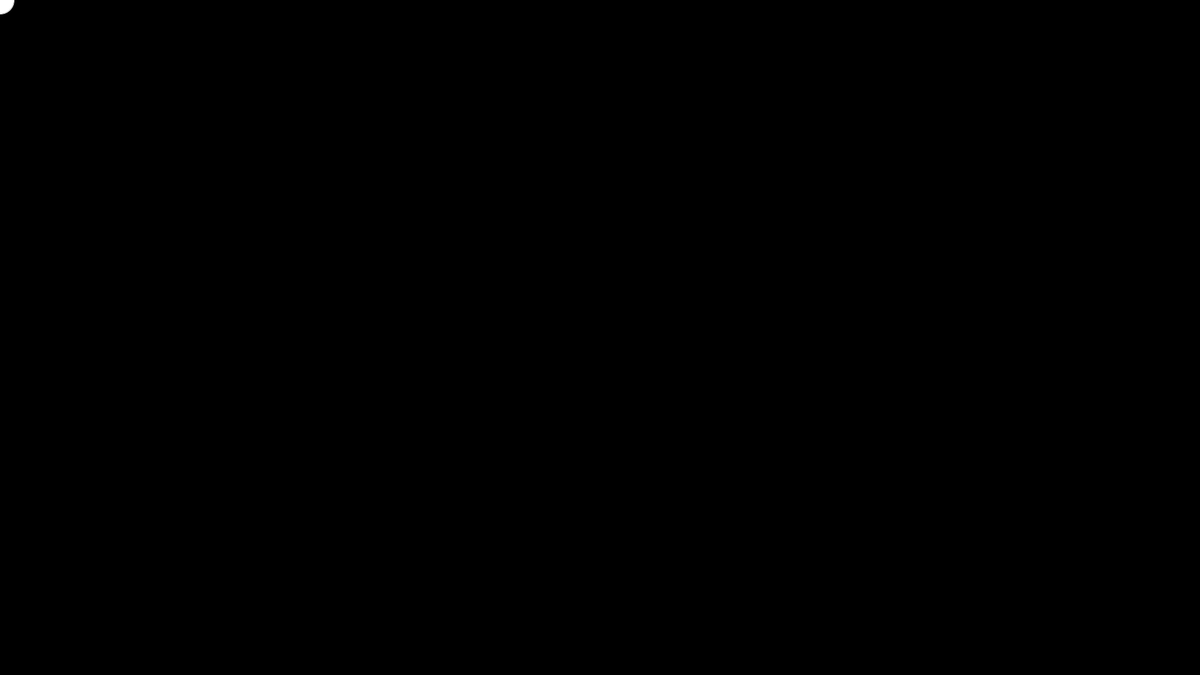
Frame 1 (no input)
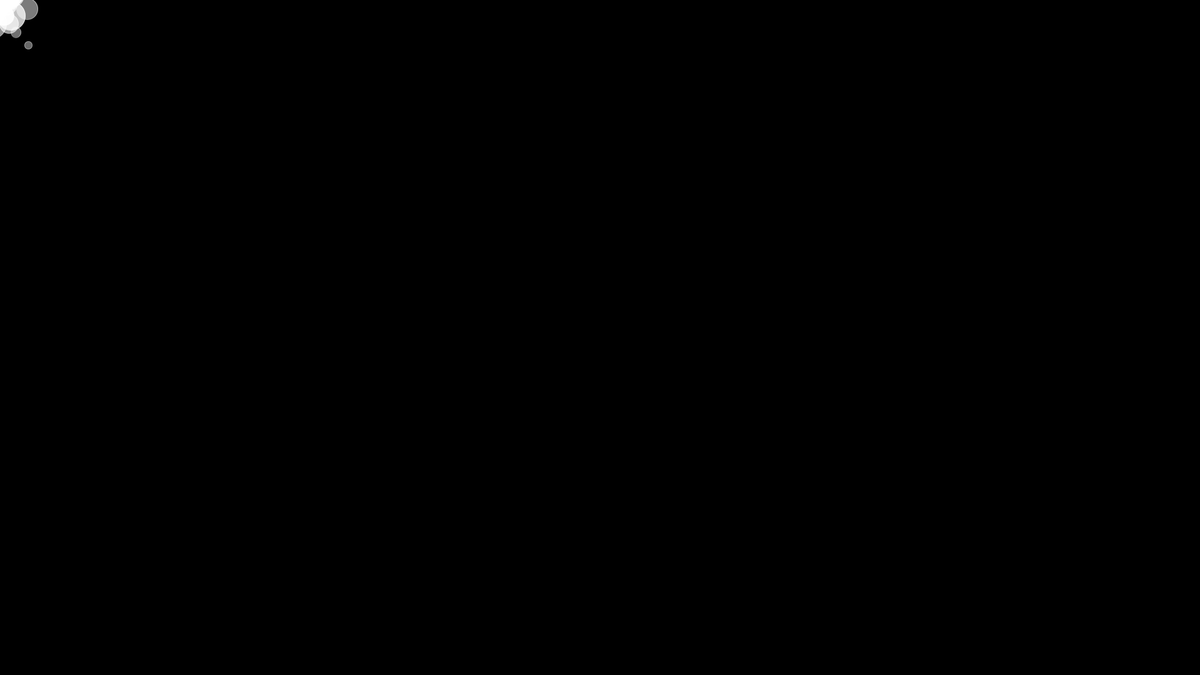
Frame 60 (the mouse pressed at the canvas centre just before this capture)
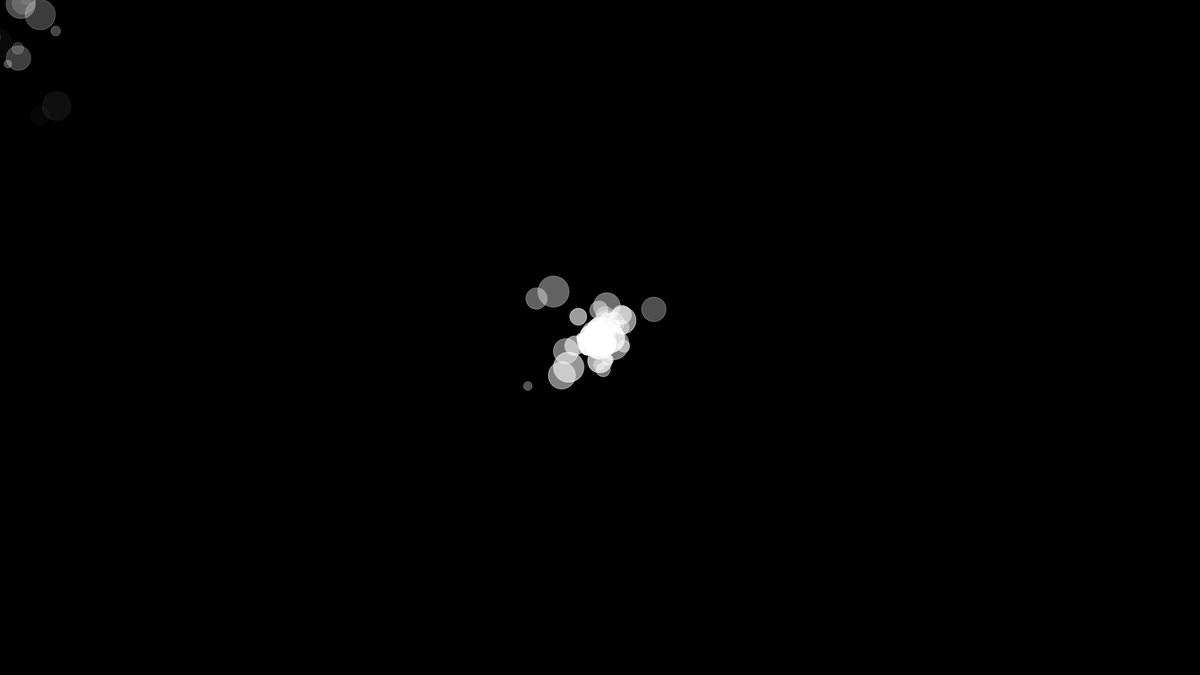
Frame 120 (the mouse held since frame 60 and released just before this capture)

The Processing sketch that drew these frames (run headless with seeded random() and noise(); from frame 60 on, the mouse is pressed at the canvas centre):

// Processing sketch: OOP_04_ParticleBrush
// ── OOP_04_ParticleBrush.pde
/*
OOP_04_ParticleBrush.pde
Author: Alexandros Lotsos
Summary: A sketch that uses our ParticleSystem class to give the user a particle brush. Simply maps a particle system
to mouseX, mouseY. The particle's lifespan has been tweaked to make them go away a bit faster.
*/

//define a particle system p1
ParticleSystem p1 = new ParticleSystem();

void setup(){
  size(1920, 1080);
  background(0);
}

void draw(){
  background(0); //refresh bg
  
  //update the position of the particle system to mouseX, mouseY
  p1.origin = new Vector2D(mouseX, mouseY);
  
  //add a particle every frame and run all the particles
  p1.addParticle();
  p1.run();
}

// ── Particle.pde
/*
Particle.pde
Author: Alexandros Lotsos
Summary: A simple particle class that gives every particle a position, velocity, acceleration, lifespan and color using Vector2D.
*/

class Particle{
  
  /* fields */
  //position velocity acceleration of the particle
  public Vector2D position = new Vector2D(0, 0);
  public Vector2D velocity = new Vector2D(random(-1, 1), random(-1, 1));
  public Vector2D acceleration = new Vector2D(random(-0.05, 0.05), random(-0.05, 0.05));
  
  public float radius = random(10, 50); //radius of the particles
  public float lifespan = 255; //lifespan of the particle tied to its alpha value (transparency)
  //consider adding a color to try and make your particles more customizable
  
  /* constructors: add new ones to customize your particle system */
  
  //blank constructor
  public Particle(){
    
  }
  
  //constructor that takes a position vector
  public Particle(Vector2D origin){
    this.position.x = origin.x;
    this.position.y = origin.y;
  }
  
  /* non-static methods */
  
  //method to move the particle
  void move(){
    velocity.add(acceleration);
    position.add(velocity);
    lifespan -= 3.0; //tweak the alpha value
  }
  
  //method to draw the particle
  void show(){
    stroke(255, lifespan);
    fill(255, lifespan);
    ellipse(position.x, position.y, radius, radius);
  }
  
  //method to check whether the particle is dead
  boolean isDead(){
    return (lifespan < 0.0);
  }
}

// ── ParticleSystem.pde
/*
ParticleSystem.pde
Author: Alexandros Lotsos
Summary: A class to provide a quick way to create multiple systems of particles in the same sketch without duplicating code.
Each ParticleSystem object is comprised of an arraylist of particles and implements methods to:
  (1)Show its particles
  (2)Move its particles
  (3)Check if a particle is dead and remove it from the arraylist
  (4)Add a particle to the arraylist
*/

class ParticleSystem{
  
  /* fields */
  ArrayList<Particle> particles = new ArrayList<Particle>(); //the particles of this system
  Vector2D origin = new Vector2D(0, 0); //the position that all the particles come from
  
  /* constructors */
  
  //blank constructor
  public ParticleSystem(){
  }
  
  //constructor that positions the particle system based on a vector argument
  public ParticleSystem(Vector2D o){
    origin.x = o.x;
    origin.y = o.y;
  }
  
  //constructor that positions the particle system based on two floats
  public ParticleSystem(float x, float y){
    origin.x = x;
    origin.y = y;
  }
  
  /* methods */
  
  //method to make each particle in the arraylist show and move itself, and then remove any dead particles (i.e. run the particle system)
  public void run(){
    //loop through the particle system
    for(int i = 0; i < particles.size(); i++){
      Particle p = particles.get(i); //store the current particle
      p.show(); //show it
      p.move(); //move it
      
      if(p.isDead()){
        particles.remove(i);
      }
    }
  }
  
  //method to add a particle into the particle system
  //can you change this method so that sketches can draw with particles?
  public void addParticle(){
    particles.add(new Particle(origin));
  }
  
}

// ── Vector2D.pde
/*
Vector2D.pde
Author: Alexandros Lotsos
Summary: A basic 2D vector static class to be used to create vector objects and do vector math for our particle system.
Implements static and non-static methods for the following:
  (1) Addition
  (2) Subtraction
  (3) Scalar Multiplication
*/

static class Vector2D{
  /* fields */
  public float x = 0;
  public float y = 0;
  
  /* constructors */
  
  //blank constructor
  public Vector2D(){
    
  }
  
  //x,y constructor
  public Vector2D(float x, float y){
    this.x = x;
    this.y = y;
  }
  
  /* non-static methods: usable only by objects of the class */
  
  //method to let a vector add another vector to itself
  public void add(Vector2D other){
    this.x += other.x;
    this.y += other.y;
  }
  
  //method to let a vector subtract another vector from itself
  public void sub(Vector2D other){
    this.x -= other.x;
    this.y -= other.y;
  }
  
  //method to let a vector multiply itself with a scalar
  public void mult(float scalar){
    this.x *= scalar;
    this.y *= scalar;
  }
  
  /* static methods: usable without creating an object of the class, but also usable by objects of the class */
  
  //method that adds two vectors and returns the result as a third one
  public Vector2D add(Vector2D v1, Vector2D v2){
    Vector2D result = new Vector2D(v1.x + v2.x, v1.y + v2.y);
    return result;
  }
  
  //method that subtracts two vectors (v2 from v1) and returns the result as a third one
  public Vector2D sub(Vector2D v1, Vector2D v2){
    Vector2D result = new Vector2D(v1.x - v2.x, v1.y - v2.y);
    return result;
  }
  
  //method that multiplies a vector by a scalar
  public Vector2D mult(Vector2D v, float scalar){
    Vector2D result = new Vector2D(v.x * scalar, v.y * scalar);
    return result;
  }
}
